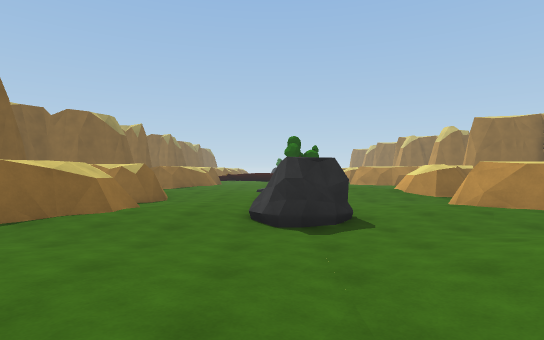
[1] (above)

23 first-person views from a walk through a Unity game level. The camera is 1.5 m above the floor, looks level and sees 80° across. The floor is counted in squares, 2 m on a side. Each view is taken from the middle of a square. On the plan, view 1 faces up. The plan holds only what a view shows up to about 11 squares ahead; the rest is blank. The place goes on beyond the plan. The player is left out.

[2]
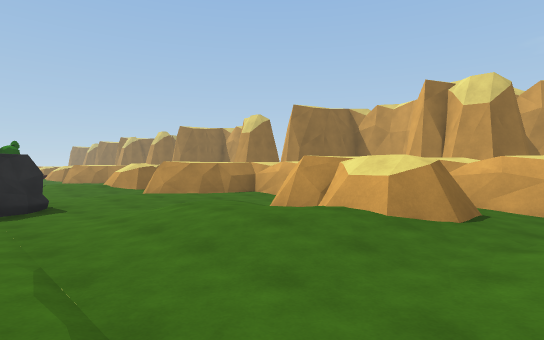

[3]
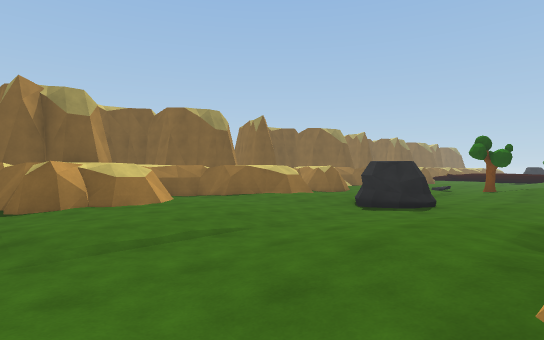

[4]
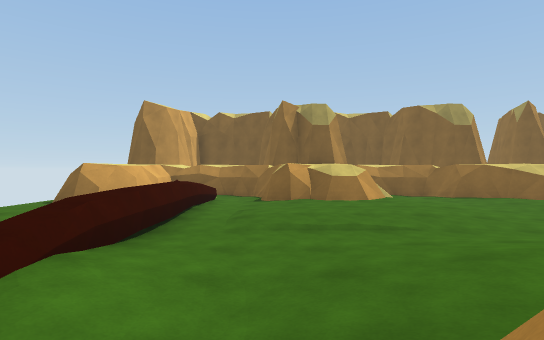

[5]
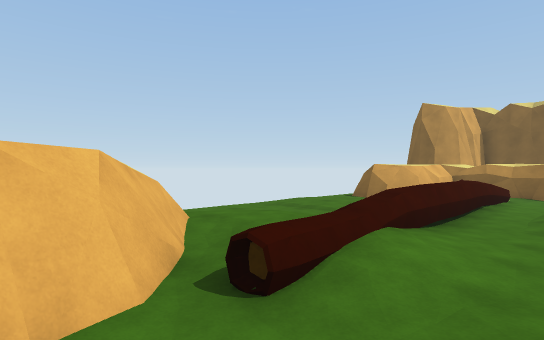

[6]
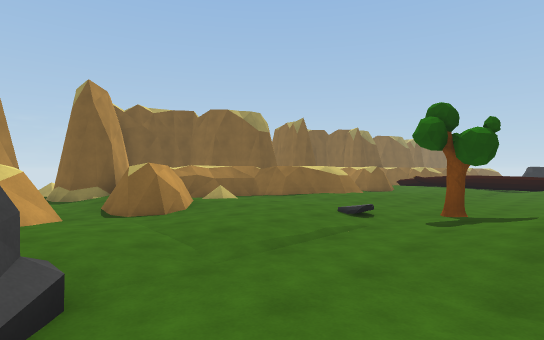

[7]
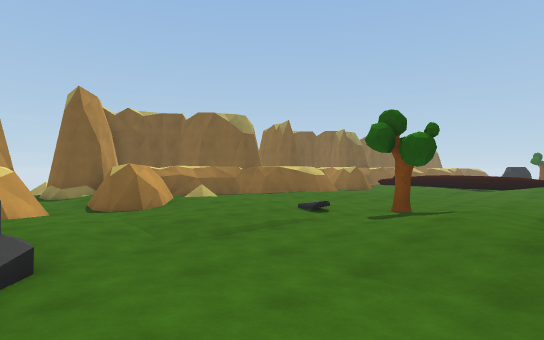

[8]
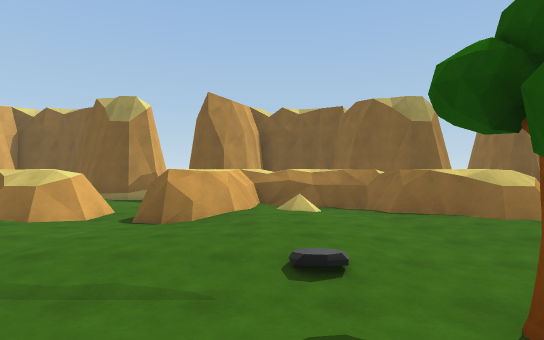

[9]
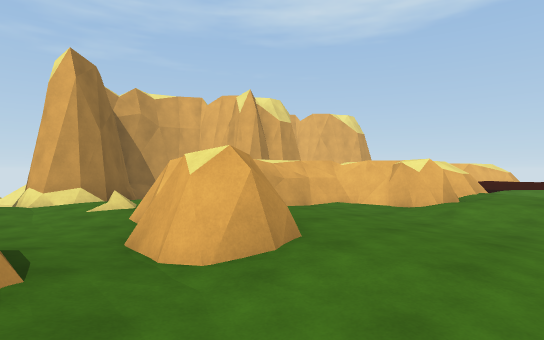

[10]
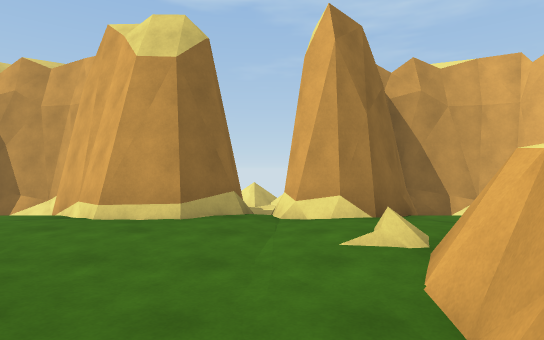

[11]
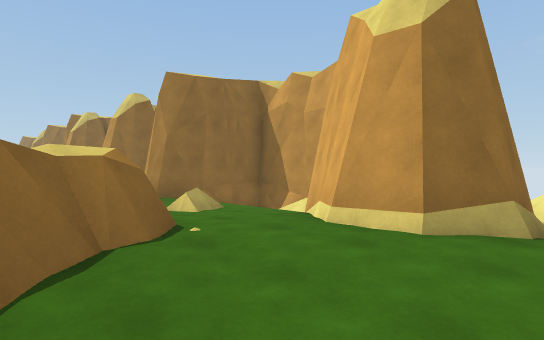

[12]
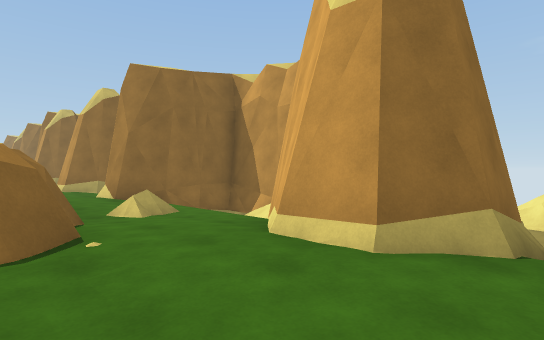

[13]
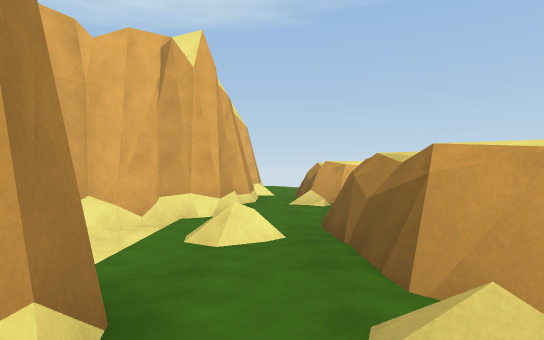

[14]
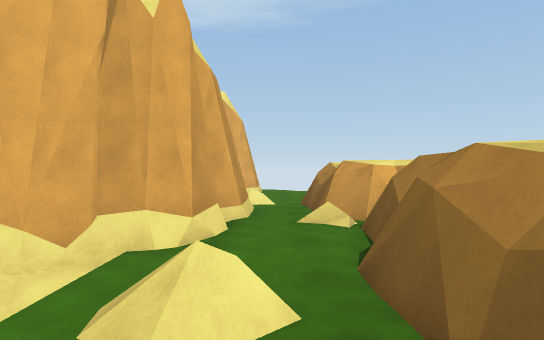

[15]
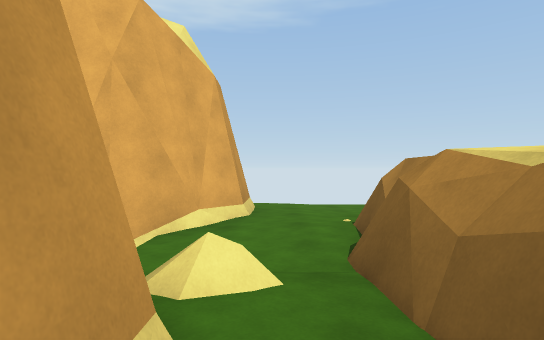

[16]
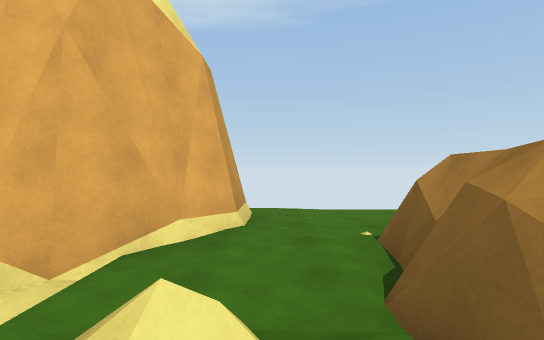

[17]
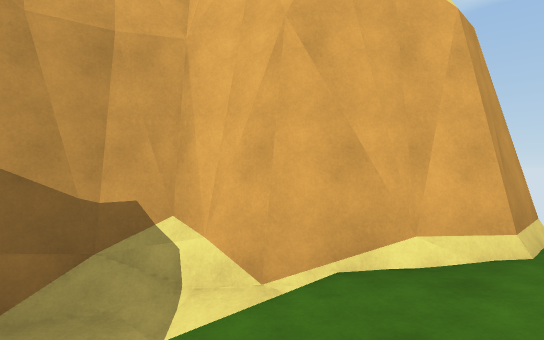

[18]
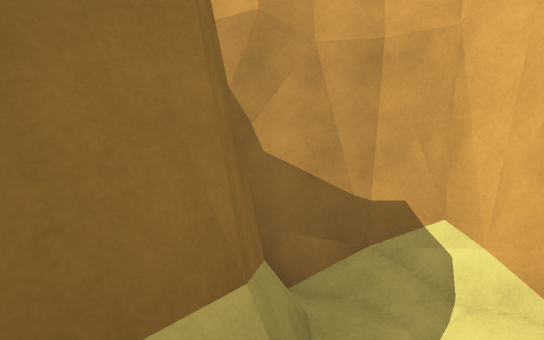

[19]
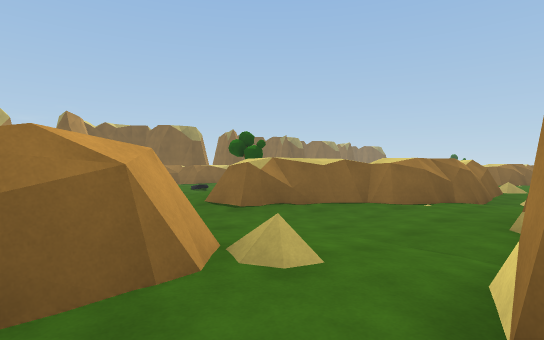

[20]
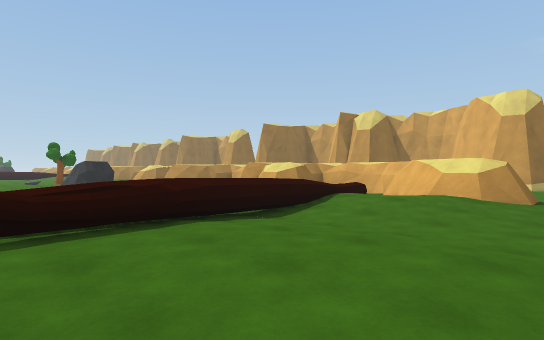

[21]
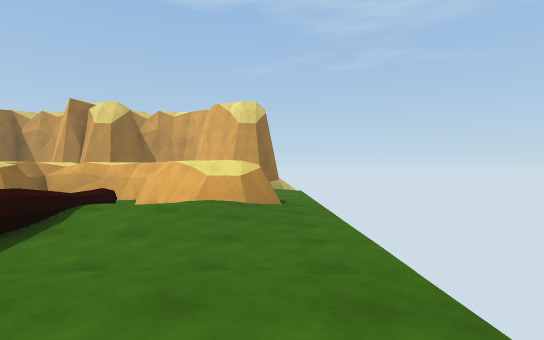

[22]
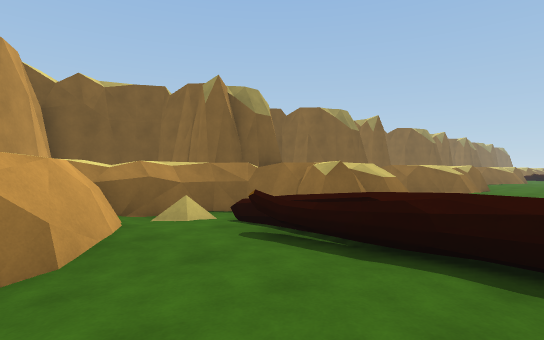

[23]
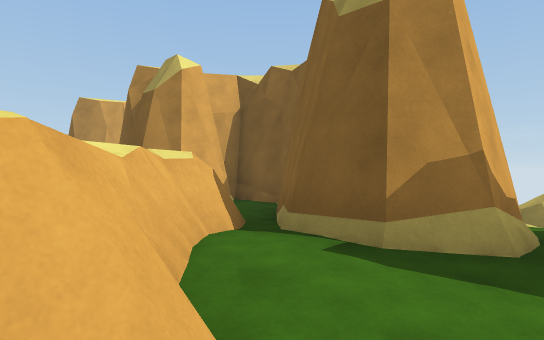

### Floor plan
Key: @ floor where view 1 was taken; # wall or solid block; x gap in a wall; . main floor; : floor 0.25 m higher than the main floor; - floor 0.25 m lower than the main floor; _ floor 0.5 m lower than the main floor; < floor 0.75 m lower than the main floor; / step, stairs or slope; = window, fence, low wall or low ledge; ^ raised ledge; R rock; T tree.
Columns run from 9 left of view 1 to 15 right of it. Each row starts with its distance up from view 1.
 20           -.:      #
 19          .-..      ##
 18          .---      .
 17         ..--       #
 16      ##...-..     .##
 15      ##..--..    #.-##
 14    ###..-----    #-- #
 13    #/-----T.    ##-- #
 12    #/....--.:   ##.-#
 11    #......-.:. ##..##
 10  #####....-.:^##...##
  9   ####-...-../#.-..###<//
  8 -x/.---...---.---../#<<_/
  7 ###..##...-...###=.##
  6 # #.###..RR...####..##
  5 # ####...RR-....##.-/#
  4   ###/..------..##.//#
  3    #--...--.:.-/##.-_#
  2    #//....-.:####/.###
  1    ###^...-.:=####.#
  0      ##..@-.:^####.#
 -1    ###/...--....##/###
 -2    #--..---...--##--<#
 -3    #//======/=/###.-##
 -4    #......-.:/## ..##
 -5    ###....-.:^# ...#
 -6      #:...--./# -..#
 -7      ---.-/////////

Positions as (right, up) in squares from view 1, and headings:
1: (0, 0), facing up
2: (0, -2), facing up-right
3: (4, -2), facing up-left
4: (5, -1), facing left
5: (6, -1), facing down-left
6: (3, 6), facing up-left
7: (4, 6), facing up-left
8: (3, 11), facing left
9: (2, 9), facing down-right
10: (5, 8), facing right
11: (6, 8), facing up-right
12: (7, 8), facing up-right
13: (9, 8), facing down
14: (9, 6), facing down
15: (9, 1), facing down
16: (9, 0), facing down
17: (9, -1), facing down-right
18: (9, -1), facing right
19: (10, 5), facing up-left
20: (-3, -7), facing up-right
21: (-2, -6), facing right
22: (0, -6), facing up-left
23: (-4, 8), facing down-left
